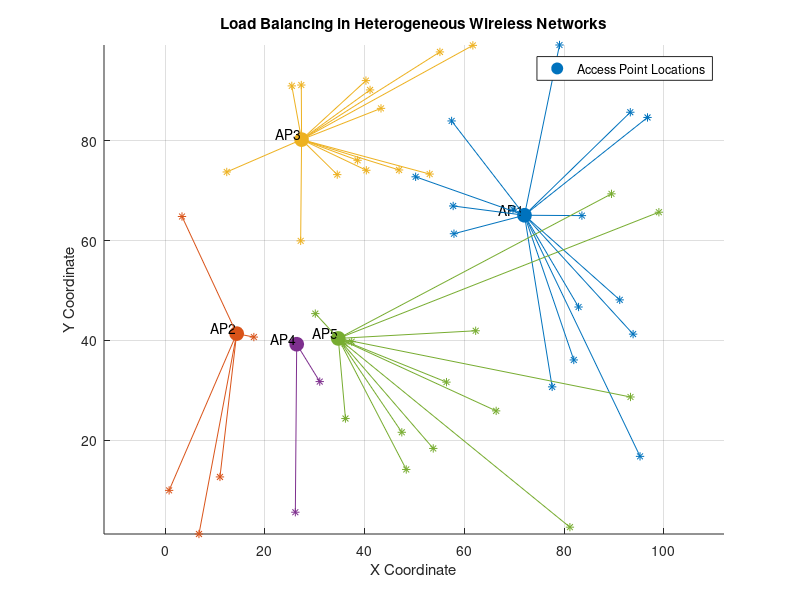

Recreate this plot in MATLAB.
%% Load Balancing Simulation in Heterogeneous Wireless Networks

% Clear workspace and figures
clear; close all; clc;

% Number of access points and devices
numAPs = 5;    % Number of Access Points
numDevices = 50;  % Number of Devices

% Generate random positions for APs and Devices in a 2D area
APs = 100 * rand(numAPs, 2);       % AP coordinates
Devices = 100 * rand(numDevices, 2); % Device coordinates

% Capacity of each Access Point
APCapacity = repmat(15, numAPs, 1);  % Each AP can handle 15 devices

% Assign Devices to Access Points based on proximity and capacity
APLoad = zeros(numAPs, 1);   % Current load on each AP
DeviceAP = zeros(numDevices, 1);  % AP each device is connected to

for i = 1:numDevices
    distances = sqrt(sum((APs - Devices(i, :)).^2, 2));  % Euclidean distance to each AP
    [sortedDistances, sortedIndices] = sort(distances);  % Sort distances

    % Find the closest AP with available capacity
    for j = 1:numAPs
        closestAP = sortedIndices(j);
        if APLoad(closestAP) < APCapacity(closestAP)
            DeviceAP(i) = closestAP;
            APLoad(closestAP) = APLoad(closestAP) + 1;
            break;
        end
    end
end

% Plotting
figure;
hold on;
grid on;
axis equal;
colors = lines(numAPs);  % Generate different colors for each AP

% Plot Access Points
for k = 1:numAPs
    plot(APs(k, 1), APs(k, 2), 'o', 'MarkerSize', 10, 'MarkerFaceColor', colors(k, :));
    text(APs(k, 1), APs(k, 2), [' AP' num2str(k)], 'VerticalAlignment', 'bottom', 'HorizontalAlignment', 'right');
end

% Plot Devices and connect them to their APs
for i = 1:numDevices
    apIndex = DeviceAP(i);
    plot(Devices(i, 1), Devices(i, 2), '*', 'Color', colors(apIndex, :));
    line([Devices(i, 1) APs(apIndex, 1)], [Devices(i, 2) APs(apIndex, 2)], 'Color', colors(apIndex, :));
end

title('Load Balancing in Heterogeneous Wireless Networks');
xlabel('X Coordinate');
ylabel('Y Coordinate');
legend('Access Point Locations', 'Location', 'best');
hold off;

%% Display Load Information
disp('Load on each AP:');
for i = 1:numAPs
    disp(['AP ' num2str(i) ': ' num2str(APLoad(i)) ' devices']);
end
